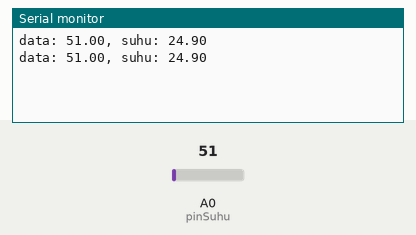
Recording of a sketch running on a simulated Arduino Mega 2560, built with avr-gcc and run on an emulated ATmega2560. Parts: the last lines printed to the serial monitor. Inputs (shaded band) come from the test bench; at power-on: A0 (pinSuhu) = 51.

Above: at 1.8 s.
1.9 s: A0 (pinSuhu) set to 61
At 2.8 s:
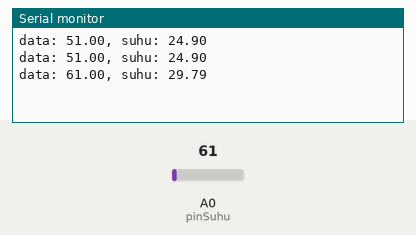
3.4 s: A0 (pinSuhu) set to 71
At 4.7 s:
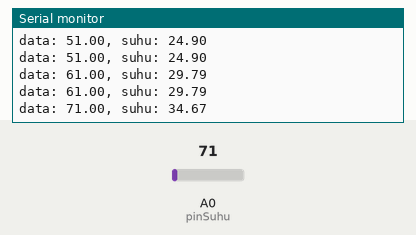
Timing chart, 0 to 6.4 s (numbered marks = the images above; inputs shaded):
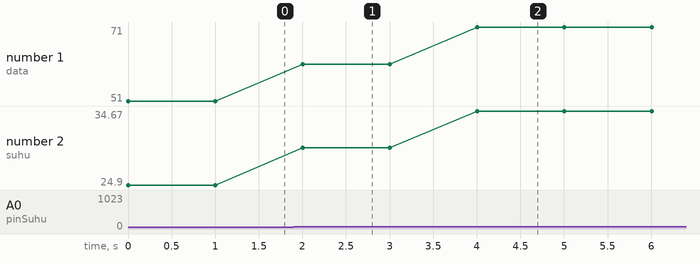

Measured:
- after the input at 1.9 s, the serial monitor: prints a new line after 0.10 s (image 1)
- after the input at 3.4 s, the serial monitor: prints a new line after 0.60 s (image 2)
- plotted number 1: 51 → 61 after the input at 1.9 s, 61 → 71 after the input at 3.4 s
- plotted number 2: 24.9 → 29.79 after the input at 1.9 s, 29.79 → 34.67 after the input at 3.4 s

The sketch:

LM35.ino
```cpp
/*
 * Arduino Mega 3560 <--> Sensor Suhu LM35
 * Kebutuhan: LM35, kabel jumper
 * 1. Kaki 1 LM35 --> 5V
 * 2. Kaki 2 LM35 --> A0
 * 3. Kaki 3 LM35 --> GND
 */

const int pinSuhu = A0;
float suhu, data;

void setup() {
  Serial.begin(9600);
  pinMode(pinSuhu, INPUT);
}

void loop() {
  data = analogRead(pinSuhu);
  suhu = data * 500 / 1024;

  Serial.print("data: ");
  Serial.print(data);
  Serial.print(", suhu: ");
  Serial.print(suhu);
  Serial.println();
  delay(1000);
}
```
